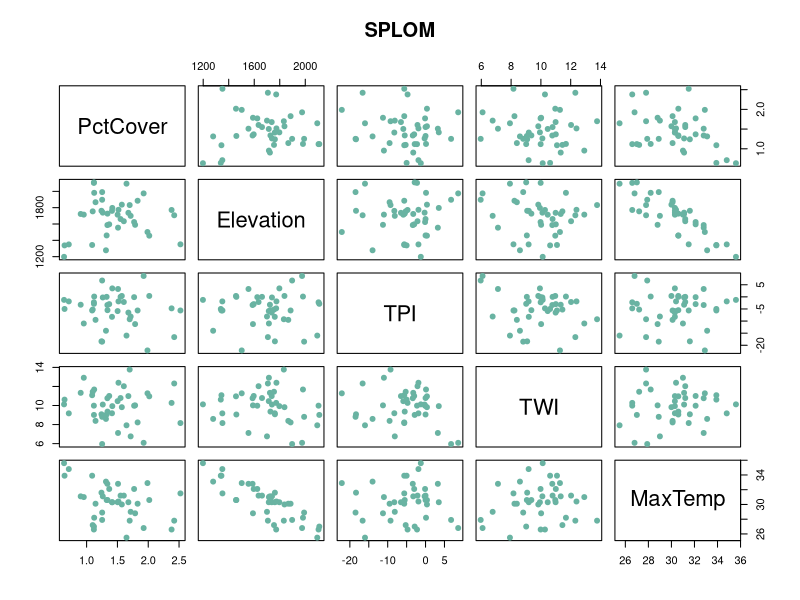
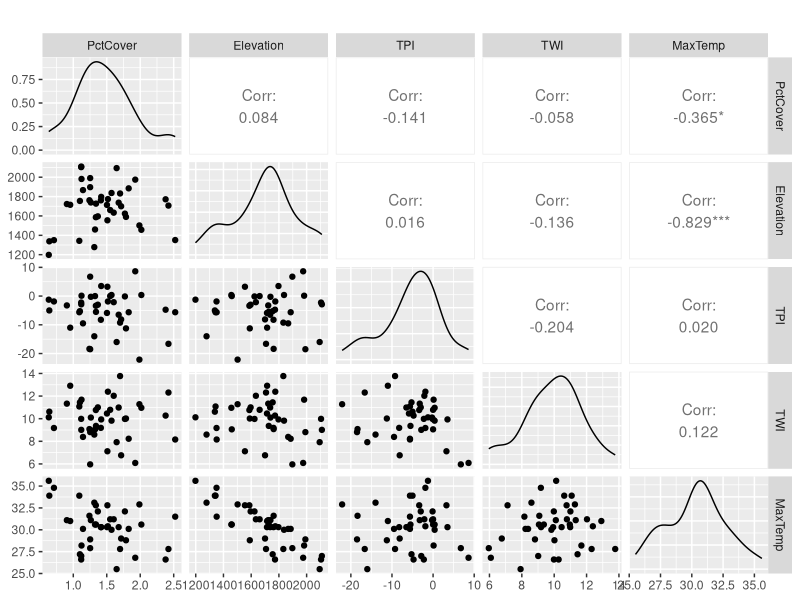
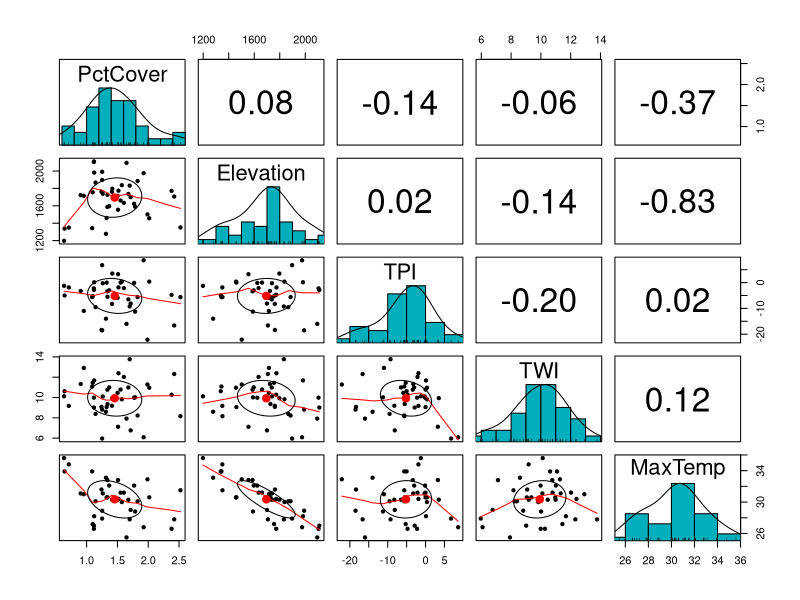

R code for these plots, in order:
#clear the environment
rm(list=ls())

#load libraries
library(tidyverse)
library(car)
library(ggplot2)
library(GGally)
library(psych)

edata <- read.csv("data/Environmental data.csv")
view(edata)
str(edata)

data_subset <-  edata[, c("PctCover", "Elevation", "TPI", "TWI", "MaxTemp")]

#create the scatter plot matrix
pairs(data_subset, 
      main = "SPLOM",
      pch = 20,                                     
      cex = 1.5,                                    
      col = "#69b3a2"                               
)
ggpairs(data_subset, 
        title = "")

#yet another method using pair.panels() from library(psych)
#this gives histograms and ellipses
pairs.panels(data_subset,
             method = "pearson", # Correlation method (e.g., pearson, spearman)
             hist.col = "#00AFBB", # Color for histograms
             density = TRUE,      # Add density plots
             ellipses = TRUE      # Add correlation ellipses
)

#create the individual Pearson's correlation tests
#notice that the results match those shown above
cor.test(edata$PctCover, edata$Elevation, method="pearson", na.rm=TRUE)
cor.test(edata$PctCover, edata$TPI, method="pearson", na.rm=TRUE)
cor.test(edata$PctCover, edata$TWI, method="pearson", na.rm=TRUE)
cor.test(edata$PctCover, edata$MaxTemp, method="pearson", na.rm=TRUE)
cor.test(edata$Elevation, edata$TPI, method="pearson", na.rm=TRUE)
cor.test(edata$Elevation, edata$TWI, method="pearson", na.rm=TRUE)
cor.test(edata$Elevation, edata$MaxTemp, method="pearson", na.rm=TRUE) #***
cor.test(edata$TPI, edata$TWI, method="pearson", na.rm=TRUE)
cor.test(edata$TPI, edata$MaxTemp, method="pearson", na.rm=TRUE)
cor.test(edata$TWI, edata$MaxTemp, method="pearson", na.rm=TRUE)
